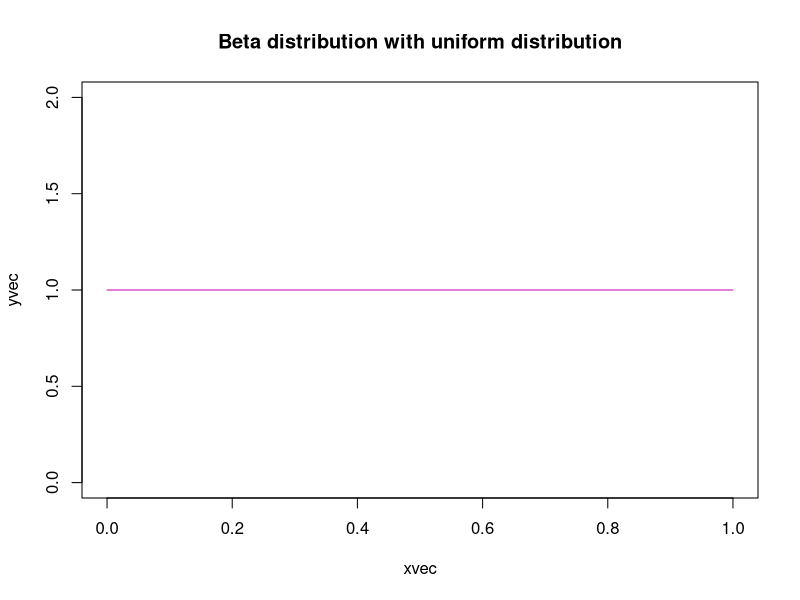
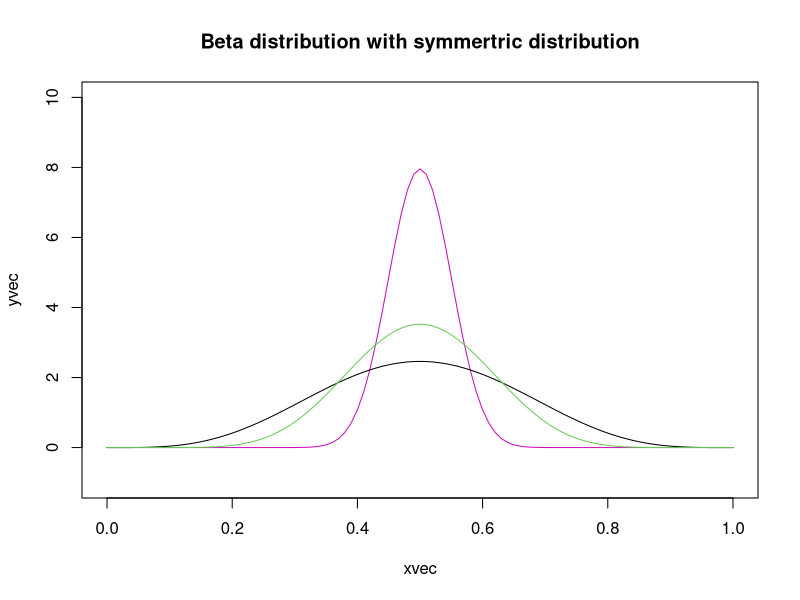
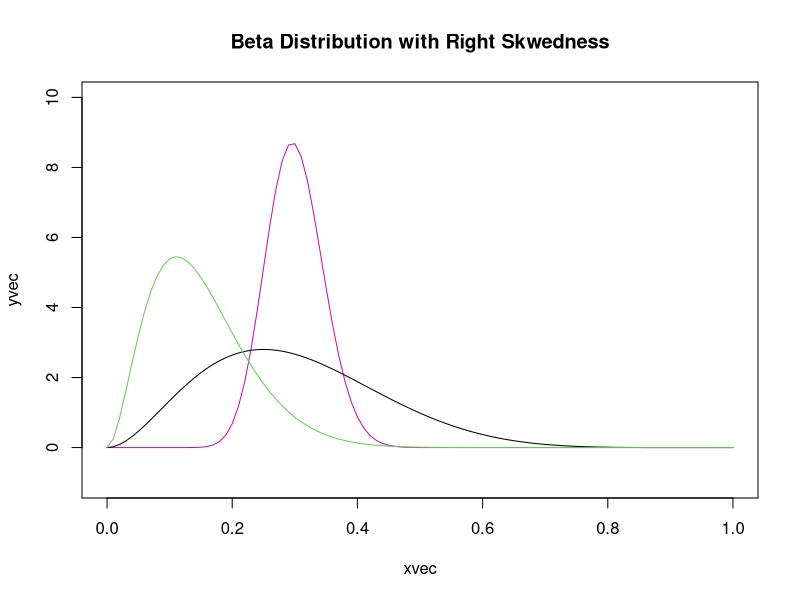
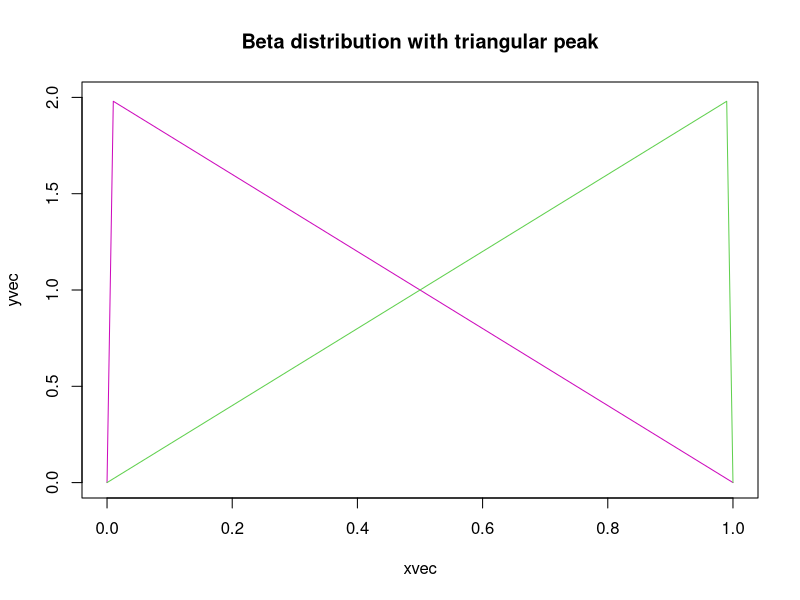
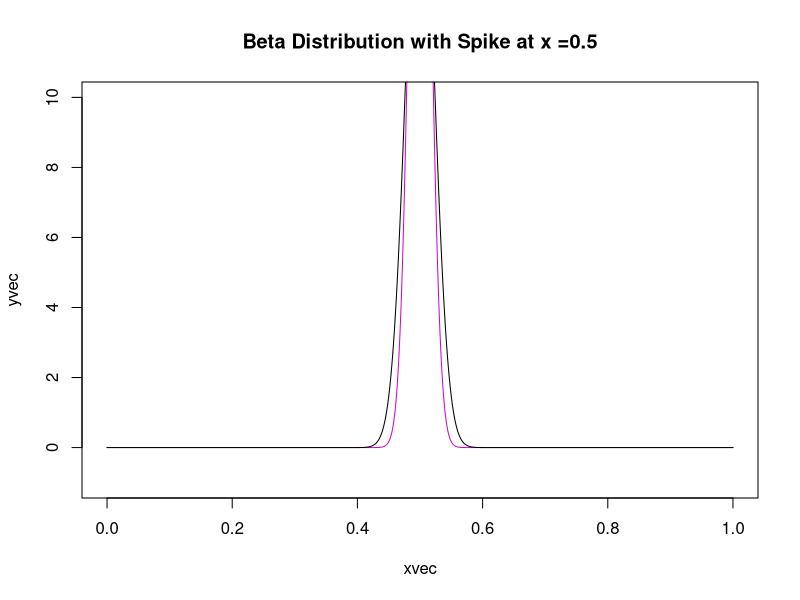
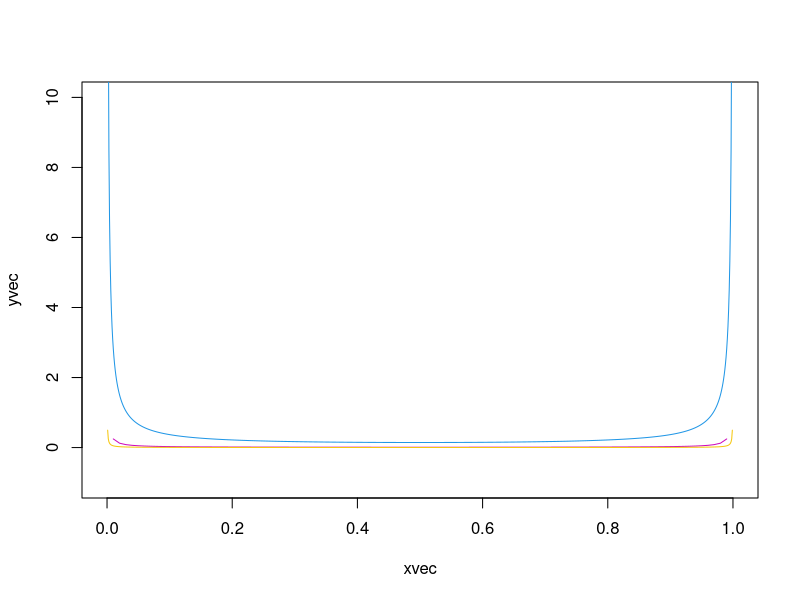

Generate these figures, in order, with R: (Note: this script raises an error after producing the figures.)
## ---- chunk 1
mydbeta <- function(x, shape1, shape2){
  #dbeta(x, shape1, shape2) 
  ((1/beta(shape1,shape2)) * (x**(shape1 - 1)) * ((1 - x)**(shape2 - 1)))
}
## ---- chunk 2
x <- runif(5, 0, 1)
shape1 <- runif(5, 0, 100)
shape2 <- runif(5, 0, 100)


mydata <- cbind.data.frame(x, shape1, shape2)
mydata['mydbeta'] <- mydbeta(mydata[, 1], mydata[, 2], mydata[, 3])
mydata['dbeta'] <- dbeta(mydata[, 1], mydata[, 2], mydata[, 3])
mydata
## ---- chunk 3
xvec <- seq(0, 1, by = .01)
yvec <- mydbeta(xvec, shape1 = 1, shape2 = 1) # flat
data1 <- cbind.data.frame(xvec, yvec)
data1
plot(xvec, yvec, type='l', col = 6, lwd = 'k', xlim=c(0,1), ylim = c(0,2))
title('Beta distribution with uniform distribution')
## ---- chunk 4
# first line
xvec <- seq(0, 1, by = .01)
yvec <- mydbeta(xvec, shape1 = 50, shape2 = 50)
#second line
xvec2 <- seq(0, 1, by = .01)
yvec2 <- mydbeta(xvec, shape1 = 5, shape2 = 5)
#third line
xvec3 <- seq(0, 1, by = .01)
yvec3 <- mydbeta(xvec, shape1 = 10, shape2 = 10)


mydata2 <- cbind.data.frame(xvec, yvec, yvec2, xvec3, yvec3)
mydata2
plot(xvec, yvec, type='l', col = '6', lwd = 'k', xlim=c(0,1), ylim = c(-1,10))
lines(xvec2, yvec2, col = 9)
lines(xvec3, yvec3, col = 27)
title('Beta distribution with symmertric distribution')
## ---- chunk 5
xvec <- seq(0, 1, by = .01)
yvec <- mydbeta(xvec, shape1 = 30, shape2 = 70)

xvec2 <- seq(0, 1, by = .01)
yvec2 <- mydbeta(xvec, shape1 = 3, shape2 = 7)

xvec3 <- seq(0, 1, by = .01)
yvec3 <- mydbeta(xvec, shape1 = 3, shape2 = 17)

mydata3 <- cbind.data.frame(xvec, yvec, xvec2, yvec2, xvec3, yvec3)
mydata3

plot(xvec, yvec, type='l', col = 6, lwd = 'k', xlim=c(0,1), ylim = c(-1,10))
lines(xvec2, yvec2, col = 9)
lines(xvec3, yvec3, col = 27)
title('Beta Distribution with Right Skwedness')
## ---- chunk 6
# first line
xvec <- seq(0, 1, by = .01)
yvec <- mydbeta(xvec, shape1 = 1.000001, shape2 = 2.000001)

#second line
xvec2 <- seq(0, 1, by = .01)
yvec2 <- mydbeta(xvec2, shape1 = 2.000001, shape2 = 1.000001)

#saved df of data
mydata4 <- cbind.data.frame(xvec, yvec, xvec2, yvec2)
mydata4

#plots of lines
plot(xvec, yvec, type='l', col = 6, lwd = 'k', xlim=c(0,1), ylim = c(0,2))
lines(xvec2, yvec2, col = 3)
title('Beta distribution with triangular peak')
## ---- chunk 7
xvec <- seq(0, 1, by = .00001)
yvec <- mydbeta(xvec, shape1 =500 , shape2 = 500 )

xvec2 <- seq(0, 1, by = .00001)
yvec2 <- mydbeta(xvec, shape1 = 250, shape2 = 250)

mydata5 <- cbind.data.frame(xvec, yvec, xvec2, yvec2)
mydata5

plot(xvec, yvec, type='l', col = 6, lwd = 'k', xlim=c(0,1), ylim = c(-1,10))
lines(xvec2, yvec2, col = 9)
title('Beta Distribution with Spike at x =0.5')
## ---- chunk 8
#first line
xvec <- seq(0, 1, by = .01)
yvec <- mydbeta(xvec, shape1 = .005 , shape2 =.005)
#second line
xvec2 <- seq(0, 1, by = .001)
yvec2 <- mydbeta(xvec2, shape1 = .08, shape2 = .08)
#third linbe
xvec3 <- seq(0, 1, by = .001)
yvec3 <- mydbeta(xvec3, shape1 = .001, shape2 = .001)
#plots

plot(xvec, yvec, type='l', col = 6, lwd = 'k', xlim=c(0,1), ylim = c(-1,10))

lines(xvec2, yvec2,  col = 4)
lines(xvec3, yvec3,  col = 39)

#data
mydata5 <- cbind.data.frame(xvec, yvec, xvec2, yvec2)
mydata5

title('Beta Distribution with Spike at x = 0 and x =5 ')
## ---- chunk 9
#bell-shaped lkine
xvec <- seq(0, 1, by = .01)
yvec <- mydbeta(xvec, shape1 = 3, shape2 = 3)


plot(xvec, yvec, type='l', col = 6, lwd = 'k', xlim=c(0,1), ylim = c(0,2))

mydata6 <- cbind.data.frame(xvec, yvec)
mydata6

title('Beta Distribution with "Bell-Shape"')
## ---- chunk 10
xvec <- seq(0, 1, by = .001)
yvec <- mydbeta(xvec, shape1 = .001, shape2 = .001)

xvec2 <- seq(0, 1, by = .001)
yvec2 <- mydbeta(xvec, shape1 = .01, shape2 = .01)
plot(xvec, yvec, type='l', col = 6, lwd = 'k', xlim=c(0,1), ylim = c(0,3))

lines(xvec2, yvec2,  col = 4)


title('Beta Distribution with convex')

